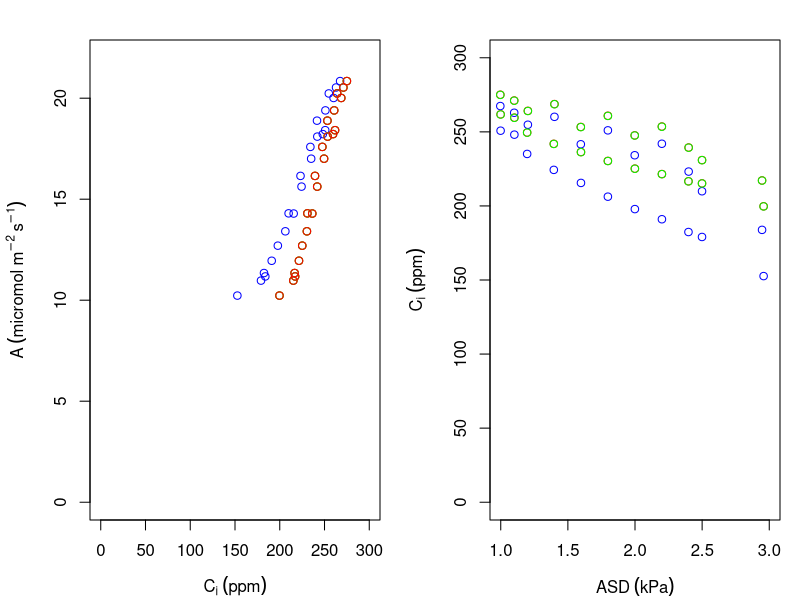

Here is the R script that generated this plot:
####################################
### Function to compute the LICOR6800 gasex variables according to the new theory by Marquez et al. 2021
#' @title Recalculation of LICOR 6800 data using Marquez et al. 2021 theory
#' @param LICOR6800_data Data.frame object corresponding to the excel file raw output from a LICOR6800. Note that the column 'Delta'.Pcham in the excel file is important but is often not correctly imported in R due to the Delta grec symbol. In this data.frame, the column name has to names X.Pcham for the function to work.
#' @param gcw Cuticular conductance in mol m-2 s-1
#' @param Beta Ratio of cuticular conductance to CO2 and cuticular conductance to H20, see Marquez et al.2021 paper
#' @references Márquez DA, Stuart-Williams H, Farquhar GD. 2021. An improved theory for calculating leaf gas exchange more precisely accounting for small fluxes. Nature Plants.
#' @return Return a list with: 
#' Cs the leaf surface CO2 concentration (ppm)
#' Ci the leaf internal CO2 concentration (ppm)
#' gsw the leaf stomatal conductance to water (mol m-2 s-1)
#' glw the leaf conductance to water (mol m-2 s-1)
#' ws the leaf surface water concentration
#' wi the leaf internal water concentration
#' Es the transpiration through the stomata (mol m-2 s-1)
#' Ec the transpiration through the cuticule (mol m-2 s-1)
#' @export
#'
#' @examples
f.Comput_GasEx_6800<-function(LICOR6800_data,gcw,Beta=0.05){
  if(is.null(LICOR6800_data$X.Pcham)){print('Please, be sure to import the data from the excel output of the LICOR6800 and that the column name Delta.Pcham which uses the grec letter Delta is called X.Pcham in your R data.frame')}
  ## Correspondance between lICOR6800 column names and unit with Marquez et al. 2021 variables
  ET=LICOR6800_data$E
  AT=LICOR6800_data$A
  wa=LICOR6800_data$H2O_s/1000
  gbw=2*LICOR6800_data$gbw # Licor gives the one sided boundary layer, not the total boundary layer, thus the multiplication by 2.
  Ca = LICOR6800_data$CO2_s
  Pa=LICOR6800_data$Pa
  DeltaPa=LICOR6800_data$X.Pcham
  Tleaf=LICOR6800_data$Tleaf

  ## Eq. 9 of Marquez et al. 2021 paper
  ws=(wa+(1-wa/2)*ET/gbw)/(1+ET/(2*gbw))
  
  ## Eq 30 and 40 in LICOR 6800 manual
  ## https://www.licor.com/env/support/LI-6800/topics/additional-calculations.html?Highlight=stomatal%20ratio
  wi=0.61365*exp(17.502*Tleaf/(240.97+Tleaf))/(Pa+DeltaPa)
  
  ## Eq.15 of Marquez et al. 2021 paper
  gtw=1/((wi-ws)/(ET-(ET-gcw*(wi-ws))*((wi+ws)/2))+1/gbw)
  
  gtw_VCF=ET*(1-(wi+wa)/2)/(wi-wa) # Eq. 1 Marquez et al. 2021
  gsw_VCF=gtw_VCF*gbw/(gbw-gtw_VCF) # Eq. 5 Marquez et al. 2021
  gsc_VCF=gsw_VCF/1.6 #Eq. 6 Marquez et al. 2021
  
  ## Eq 66 in LICOR 6800 manual
  ## https://www.licor.com/env/support/LI-6800/topics/additional-calculations.html?Highlight=stomatal%20ratio
  gbc=gbw/1.37
  
  gtc_VCF=gbc*gsc_VCF/(gsc_VCF+gbc) ## Eq.7 Marquez et al. 2021
  Ci_VCF=((gtc_VCF-ET/2)*Ca-AT)/(gtc_VCF+ET/2) ## Eq. 8 Marquez et al. 2021
  
  ## Eq. 12 of Marquez et al. 2021 paper
  Cs=(gbc*Ca-AT-ET/2*Ca)/(gbc+ET/2)
  
  ## Eq. 14 of Marquez et al. 2021 paper
  D=wi-ws
  wbars=(wi+ws)/2
  Gi=ET/(1.6*(wi-ws))*(1-wbars)+ET/2
  alpha=(1-wbars)/1.6+D/2-Beta
  
  Ci=Cs-(AT+Cs*ET-Cs*D*gcw)/(Gi-alpha*gcw)
  
  Ec = (gcw)*(wi-ws) ## Eq 10
  Es = ET - Ec
  
  gsw = (Es-Es*((wi+ws)/2))/(wi-ws)
  
  return(list(Cs=Cs,Ci=Ci,Ci_VCF=Ci_VCF,gsw=gsw,glw=gsw+gcw,ws=ws,wi=wi,Es=Es,Ec=Ec)) 
}

## The function is compared to the result Marquez et al., (2021) obtained on their Figure 4 
data_LICOR6800=read.csv('Figure4.csv') ## data from figure 4, with only the first experiment 

test=f.Comput_GasEx_6800(LICOR6800_data = data_LICOR6800,gcw = 21*10^-3,Beta = 0.05) ## The gcw value was communicated by Farquhar et Marquez through email
test0=f.Comput_GasEx_6800(LICOR6800_data = data_LICOR6800,gcw = 0,Beta = 0.05) ## For comparison with the LICOR6800 data. This simulation should give a very similar result as with the output of the LICOR6800. The result should be identical for the parameter K in the LICOR6800 = 0.5 

par(mfrow=c(1,2),mar=c(4,4.5,2,1))
plot(y=data_LICOR6800$A,x=data_LICOR6800$Ci,xlim=c(0,300),ylim=c(0,22),col='red',ylab=expression(A~(micro*mol~m^-2~s^-1)),xlab=expression(C[i]~(ppm)))
points(y=data_LICOR6800$A,x=test$Ci,col='blue')
points(y=data_LICOR6800$A,x=test0$Ci,col='green')
points(y=data_LICOR6800$A,x=test$Ci_VCF,col='red')

plot(y=data_LICOR6800$Ci,x=data_LICOR6800$Air.VP.def,xlim=c(1,3),ylim=c(0,300),col='red',ylab=expression(C[i]~(ppm)),xlab = expression(ASD~(kPa)))
points(y=test$Ci,x=data_LICOR6800$Air.VP.def,col='blue')
points(y=test0$Ci,x=data_LICOR6800$Air.VP.def,col='green')

####################################
### Function to compute the LICOR6400 gasex variables according to the new theory by Marquez et al. 2021
#' @title Recalculation of LICOR 6400 data using Marquez et al. 2021 theory
#' @param LICOR6400_data Data.frame object corresponding to the csv file
#' @param gcw Cuticular conductance in mol m-2 s-1
#' @param Beta Ratio of cuticular conductance to CO2 and cuticular conductance to H20, see Marquez et al. 2021 paper
#' @references Márquez DA, Stuart-Williams H, Farquhar GD. 2021. An improved theory for calculating leaf gas exchange more precisely accounting for small fluxes. Nature Plants.
#' @return Return a list with: 
#' Cs the leaf surface CO2 concentration (ppm)
#' Ci the leaf internal CO2 concentration (ppm)
#' gsw the leaf stomatal conductance to water (mol m-2 s-1)
#' glw the leaf conductance to water (mol m-2 s-1)
#' ws the leaf surface water concentration
#' wi the leaf internal water concentration
#' @export
#'
#' @examples
f.Comput_GasEx_6400<-function(LICOR6400_data,gcw,Beta=0.05){
  ## Correspondance between lICOR6400 column names and unit with Marquez et al. 2021 variables
  ET=LICOR6400_data$Trmmol/1000
  AT=LICOR6400_data$Photo
  wa=LICOR6400_data$H2OS/1000
  gbw=2*LICOR6400_data$BLCond # Licor gives the one sided boundary layer, not the total boundary layer, thus the multiplication by 2.
  Ca = LICOR6400_data$CO2S
  Pa=LICOR6400_data$Press
  DeltaPa=0
  Tleaf=LICOR6400_data$Tleaf
  
  ## Eq. 9 of Marquez et al. 2021 paper
  ws=(wa+(1-wa/2)*ET/gbw)/(1+ET/(2*gbw))
  
  ## Eq 30 and 40 in LICOR 6400 manual
  ## https://www.licor.com/env/support/LI-6400/topics/additional-calculations.html?Highlight=stomatal%20ratio
  wi=0.61365*exp(17.502*Tleaf/(240.97+Tleaf))/(Pa+DeltaPa)
  
  ## Eq.15 of Marquez et al. 2021 paper
  gtw=1/((wi-ws)/(ET-(ET-gcw*(wi-ws))*((wi+ws)/2))+1/gbw)
  
  ## Eq 66 in LICOR 6400 manual
  ## https://www.licor.com/env/support/LI-6400/topics/additional-calculations.html?Highlight=stomatal%20ratio
  gbc=gbw/1.37
  
  ## Eq. 12 of Marquez et al. 2021 paper
  Cs=(gbc*Ca-AT-ET/2*Ca)/(gbc+ET/2)
  
  ## Eq. 14 of Marquez et al. 2021 paper
  D=wi-ws
  wbars=(wi+ws)/2
  Gi=ET/(1.6*(wi-ws))*(1-wbars)+ET/2
  alpha=(1-wbars)/1.6+D/2-Beta
  
  Ci=Cs-(AT+Cs*ET-Cs*D*gcw)/(Gi-alpha*gcw)
  
  Ec = (gcw)*(wi-ws)
  Es = ET - Ec
  
  gsw = (Es-Es*((wi+ws)/2))/(wi-ws)
  
  return(list(Cs=Cs,Ci=Ci,gsw=gsw,glw=gsw+gcw,ws=ws,wi=wi,Ec=Ec,Es=Es)) 
}

